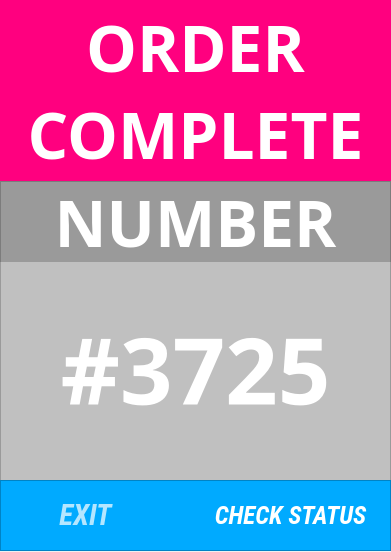
<?xml version="1.0" encoding="UTF-8"?>
<ui version="4.0">
 <class>Form</class>
 <widget class="QWidget" name="Form">
  <property name="geometry">
   <rect>
    <x>0</x>
    <y>0</y>
    <width>391</width>
    <height>552</height>
   </rect>
  </property>
  <property name="sizePolicy">
   <sizepolicy hsizetype="Fixed" vsizetype="Fixed">
    <horstretch>0</horstretch>
    <verstretch>0</verstretch>
   </sizepolicy>
  </property>
  <property name="minimumSize">
   <size>
    <width>391</width>
    <height>552</height>
   </size>
  </property>
  <property name="windowTitle">
   <string>Form</string>
  </property>
  <property name="styleSheet">
   <string notr="true"/>
  </property>
  <widget class="QLabel" name="Logo">
   <property name="geometry">
    <rect>
     <x>0</x>
     <y>0</y>
     <width>391</width>
     <height>181</height>
    </rect>
   </property>
   <property name="sizePolicy">
    <sizepolicy hsizetype="Fixed" vsizetype="Preferred">
     <horstretch>0</horstretch>
     <verstretch>0</verstretch>
    </sizepolicy>
   </property>
   <property name="palette">
    <palette>
     <active>
      <colorrole role="WindowText">
       <brush brushstyle="SolidPattern">
        <color alpha="255">
         <red>255</red>
         <green>255</green>
         <blue>255</blue>
        </color>
       </brush>
      </colorrole>
      <colorrole role="Button">
       <brush brushstyle="SolidPattern">
        <color alpha="255">
         <red>255</red>
         <green>0</green>
         <blue>127</blue>
        </color>
       </brush>
      </colorrole>
      <colorrole role="Text">
       <brush brushstyle="SolidPattern">
        <color alpha="255">
         <red>255</red>
         <green>255</green>
         <blue>255</blue>
        </color>
       </brush>
      </colorrole>
      <colorrole role="ButtonText">
       <brush brushstyle="SolidPattern">
        <color alpha="255">
         <red>255</red>
         <green>255</green>
         <blue>255</blue>
        </color>
       </brush>
      </colorrole>
      <colorrole role="Base">
       <brush brushstyle="SolidPattern">
        <color alpha="255">
         <red>255</red>
         <green>0</green>
         <blue>127</blue>
        </color>
       </brush>
      </colorrole>
      <colorrole role="Window">
       <brush brushstyle="SolidPattern">
        <color alpha="255">
         <red>255</red>
         <green>0</green>
         <blue>127</blue>
        </color>
       </brush>
      </colorrole>
     </active>
     <inactive>
      <colorrole role="WindowText">
       <brush brushstyle="SolidPattern">
        <color alpha="255">
         <red>255</red>
         <green>255</green>
         <blue>255</blue>
        </color>
       </brush>
      </colorrole>
      <colorrole role="Button">
       <brush brushstyle="SolidPattern">
        <color alpha="255">
         <red>255</red>
         <green>0</green>
         <blue>127</blue>
        </color>
       </brush>
      </colorrole>
      <colorrole role="Text">
       <brush brushstyle="SolidPattern">
        <color alpha="255">
         <red>255</red>
         <green>255</green>
         <blue>255</blue>
        </color>
       </brush>
      </colorrole>
      <colorrole role="ButtonText">
       <brush brushstyle="SolidPattern">
        <color alpha="255">
         <red>255</red>
         <green>255</green>
         <blue>255</blue>
        </color>
       </brush>
      </colorrole>
      <colorrole role="Base">
       <brush brushstyle="SolidPattern">
        <color alpha="255">
         <red>255</red>
         <green>0</green>
         <blue>127</blue>
        </color>
       </brush>
      </colorrole>
      <colorrole role="Window">
       <brush brushstyle="SolidPattern">
        <color alpha="255">
         <red>255</red>
         <green>0</green>
         <blue>127</blue>
        </color>
       </brush>
      </colorrole>
     </inactive>
     <disabled>
      <colorrole role="WindowText">
       <brush brushstyle="SolidPattern">
        <color alpha="255">
         <red>255</red>
         <green>255</green>
         <blue>255</blue>
        </color>
       </brush>
      </colorrole>
      <colorrole role="Button">
       <brush brushstyle="SolidPattern">
        <color alpha="255">
         <red>255</red>
         <green>0</green>
         <blue>127</blue>
        </color>
       </brush>
      </colorrole>
      <colorrole role="Text">
       <brush brushstyle="SolidPattern">
        <color alpha="255">
         <red>255</red>
         <green>255</green>
         <blue>255</blue>
        </color>
       </brush>
      </colorrole>
      <colorrole role="ButtonText">
       <brush brushstyle="SolidPattern">
        <color alpha="255">
         <red>255</red>
         <green>255</green>
         <blue>255</blue>
        </color>
       </brush>
      </colorrole>
      <colorrole role="Base">
       <brush brushstyle="SolidPattern">
        <color alpha="255">
         <red>255</red>
         <green>0</green>
         <blue>127</blue>
        </color>
       </brush>
      </colorrole>
      <colorrole role="Window">
       <brush brushstyle="SolidPattern">
        <color alpha="255">
         <red>255</red>
         <green>0</green>
         <blue>127</blue>
        </color>
       </brush>
      </colorrole>
     </disabled>
    </palette>
   </property>
   <property name="font">
    <font>
     <family>Myriad Pro Cond</family>
     <pointsize>48</pointsize>
     <weight>75</weight>
     <italic>false</italic>
     <bold>true</bold>
     <underline>false</underline>
     <strikeout>false</strikeout>
     <stylestrategy>PreferAntialias</stylestrategy>
    </font>
   </property>
   <property name="toolTip">
    <string/>
   </property>
   <property name="styleSheet">
    <string notr="true">background-color: rgb(255, 0, 127);
color: rgb(255,255, 255);</string>
   </property>
   <property name="frameShape">
    <enum>QFrame::NoFrame</enum>
   </property>
   <property name="frameShadow">
    <enum>QFrame::Sunken</enum>
   </property>
   <property name="text">
    <string>ORDER
COMPLETE</string>
   </property>
   <property name="scaledContents">
    <bool>false</bool>
   </property>
   <property name="alignment">
    <set>Qt::AlignCenter</set>
   </property>
  </widget>
  <widget class="QLabel" name="Logo_2">
   <property name="geometry">
    <rect>
     <x>0</x>
     <y>181</y>
     <width>391</width>
     <height>81</height>
    </rect>
   </property>
   <property name="sizePolicy">
    <sizepolicy hsizetype="Fixed" vsizetype="Preferred">
     <horstretch>0</horstretch>
     <verstretch>0</verstretch>
    </sizepolicy>
   </property>
   <property name="palette">
    <palette>
     <active>
      <colorrole role="WindowText">
       <brush brushstyle="SolidPattern">
        <color alpha="255">
         <red>255</red>
         <green>255</green>
         <blue>255</blue>
        </color>
       </brush>
      </colorrole>
      <colorrole role="Button">
       <brush brushstyle="SolidPattern">
        <color alpha="50">
         <red>0</red>
         <green>0</green>
         <blue>1</blue>
        </color>
       </brush>
      </colorrole>
      <colorrole role="Text">
       <brush brushstyle="SolidPattern">
        <color alpha="255">
         <red>255</red>
         <green>255</green>
         <blue>255</blue>
        </color>
       </brush>
      </colorrole>
      <colorrole role="ButtonText">
       <brush brushstyle="SolidPattern">
        <color alpha="255">
         <red>255</red>
         <green>255</green>
         <blue>255</blue>
        </color>
       </brush>
      </colorrole>
      <colorrole role="Base">
       <brush brushstyle="SolidPattern">
        <color alpha="50">
         <red>0</red>
         <green>0</green>
         <blue>1</blue>
        </color>
       </brush>
      </colorrole>
      <colorrole role="Window">
       <brush brushstyle="SolidPattern">
        <color alpha="50">
         <red>0</red>
         <green>0</green>
         <blue>1</blue>
        </color>
       </brush>
      </colorrole>
     </active>
     <inactive>
      <colorrole role="WindowText">
       <brush brushstyle="SolidPattern">
        <color alpha="255">
         <red>255</red>
         <green>255</green>
         <blue>255</blue>
        </color>
       </brush>
      </colorrole>
      <colorrole role="Button">
       <brush brushstyle="SolidPattern">
        <color alpha="50">
         <red>0</red>
         <green>0</green>
         <blue>1</blue>
        </color>
       </brush>
      </colorrole>
      <colorrole role="Text">
       <brush brushstyle="SolidPattern">
        <color alpha="255">
         <red>255</red>
         <green>255</green>
         <blue>255</blue>
        </color>
       </brush>
      </colorrole>
      <colorrole role="ButtonText">
       <brush brushstyle="SolidPattern">
        <color alpha="255">
         <red>255</red>
         <green>255</green>
         <blue>255</blue>
        </color>
       </brush>
      </colorrole>
      <colorrole role="Base">
       <brush brushstyle="SolidPattern">
        <color alpha="50">
         <red>0</red>
         <green>0</green>
         <blue>1</blue>
        </color>
       </brush>
      </colorrole>
      <colorrole role="Window">
       <brush brushstyle="SolidPattern">
        <color alpha="50">
         <red>0</red>
         <green>0</green>
         <blue>1</blue>
        </color>
       </brush>
      </colorrole>
     </inactive>
     <disabled>
      <colorrole role="WindowText">
       <brush brushstyle="SolidPattern">
        <color alpha="255">
         <red>255</red>
         <green>255</green>
         <blue>255</blue>
        </color>
       </brush>
      </colorrole>
      <colorrole role="Button">
       <brush brushstyle="SolidPattern">
        <color alpha="50">
         <red>0</red>
         <green>0</green>
         <blue>1</blue>
        </color>
       </brush>
      </colorrole>
      <colorrole role="Text">
       <brush brushstyle="SolidPattern">
        <color alpha="255">
         <red>255</red>
         <green>255</green>
         <blue>255</blue>
        </color>
       </brush>
      </colorrole>
      <colorrole role="ButtonText">
       <brush brushstyle="SolidPattern">
        <color alpha="255">
         <red>255</red>
         <green>255</green>
         <blue>255</blue>
        </color>
       </brush>
      </colorrole>
      <colorrole role="Base">
       <brush brushstyle="SolidPattern">
        <color alpha="50">
         <red>0</red>
         <green>0</green>
         <blue>1</blue>
        </color>
       </brush>
      </colorrole>
      <colorrole role="Window">
       <brush brushstyle="SolidPattern">
        <color alpha="50">
         <red>0</red>
         <green>0</green>
         <blue>1</blue>
        </color>
       </brush>
      </colorrole>
     </disabled>
    </palette>
   </property>
   <property name="font">
    <font>
     <family>Myriad Pro Cond</family>
     <pointsize>48</pointsize>
     <weight>75</weight>
     <italic>false</italic>
     <bold>true</bold>
     <underline>false</underline>
     <strikeout>false</strikeout>
     <stylestrategy>PreferAntialias</stylestrategy>
    </font>
   </property>
   <property name="toolTip">
    <string/>
   </property>
   <property name="styleSheet">
    <string notr="true">background-color: rgba(0, 0,1, 50);
color: rgb(255,255, 255);</string>
   </property>
   <property name="frameShape">
    <enum>QFrame::NoFrame</enum>
   </property>
   <property name="frameShadow">
    <enum>QFrame::Sunken</enum>
   </property>
   <property name="text">
    <string>NUMBER</string>
   </property>
   <property name="scaledContents">
    <bool>false</bool>
   </property>
   <property name="alignment">
    <set>Qt::AlignCenter</set>
   </property>
  </widget>
  <widget class="QLabel" name="Number">
   <property name="geometry">
    <rect>
     <x>0</x>
     <y>258</y>
     <width>391</width>
     <height>221</height>
    </rect>
   </property>
   <property name="sizePolicy">
    <sizepolicy hsizetype="Fixed" vsizetype="Preferred">
     <horstretch>0</horstretch>
     <verstretch>0</verstretch>
    </sizepolicy>
   </property>
   <property name="palette">
    <palette>
     <active>
      <colorrole role="WindowText">
       <brush brushstyle="SolidPattern">
        <color alpha="255">
         <red>255</red>
         <green>255</green>
         <blue>255</blue>
        </color>
       </brush>
      </colorrole>
      <colorrole role="Button">
       <brush brushstyle="SolidPattern">
        <color alpha="50">
         <red>0</red>
         <green>0</green>
         <blue>1</blue>
        </color>
       </brush>
      </colorrole>
      <colorrole role="Text">
       <brush brushstyle="SolidPattern">
        <color alpha="255">
         <red>255</red>
         <green>255</green>
         <blue>255</blue>
        </color>
       </brush>
      </colorrole>
      <colorrole role="ButtonText">
       <brush brushstyle="SolidPattern">
        <color alpha="255">
         <red>255</red>
         <green>255</green>
         <blue>255</blue>
        </color>
       </brush>
      </colorrole>
      <colorrole role="Base">
       <brush brushstyle="SolidPattern">
        <color alpha="50">
         <red>0</red>
         <green>0</green>
         <blue>1</blue>
        </color>
       </brush>
      </colorrole>
      <colorrole role="Window">
       <brush brushstyle="SolidPattern">
        <color alpha="50">
         <red>0</red>
         <green>0</green>
         <blue>1</blue>
        </color>
       </brush>
      </colorrole>
     </active>
     <inactive>
      <colorrole role="WindowText">
       <brush brushstyle="SolidPattern">
        <color alpha="255">
         <red>255</red>
         <green>255</green>
         <blue>255</blue>
        </color>
       </brush>
      </colorrole>
      <colorrole role="Button">
       <brush brushstyle="SolidPattern">
        <color alpha="50">
         <red>0</red>
         <green>0</green>
         <blue>1</blue>
        </color>
       </brush>
      </colorrole>
      <colorrole role="Text">
       <brush brushstyle="SolidPattern">
        <color alpha="255">
         <red>255</red>
         <green>255</green>
         <blue>255</blue>
        </color>
       </brush>
      </colorrole>
      <colorrole role="ButtonText">
       <brush brushstyle="SolidPattern">
        <color alpha="255">
         <red>255</red>
         <green>255</green>
         <blue>255</blue>
        </color>
       </brush>
      </colorrole>
      <colorrole role="Base">
       <brush brushstyle="SolidPattern">
        <color alpha="50">
         <red>0</red>
         <green>0</green>
         <blue>1</blue>
        </color>
       </brush>
      </colorrole>
      <colorrole role="Window">
       <brush brushstyle="SolidPattern">
        <color alpha="50">
         <red>0</red>
         <green>0</green>
         <blue>1</blue>
        </color>
       </brush>
      </colorrole>
     </inactive>
     <disabled>
      <colorrole role="WindowText">
       <brush brushstyle="SolidPattern">
        <color alpha="255">
         <red>255</red>
         <green>255</green>
         <blue>255</blue>
        </color>
       </brush>
      </colorrole>
      <colorrole role="Button">
       <brush brushstyle="SolidPattern">
        <color alpha="50">
         <red>0</red>
         <green>0</green>
         <blue>1</blue>
        </color>
       </brush>
      </colorrole>
      <colorrole role="Text">
       <brush brushstyle="SolidPattern">
        <color alpha="255">
         <red>255</red>
         <green>255</green>
         <blue>255</blue>
        </color>
       </brush>
      </colorrole>
      <colorrole role="ButtonText">
       <brush brushstyle="SolidPattern">
        <color alpha="255">
         <red>255</red>
         <green>255</green>
         <blue>255</blue>
        </color>
       </brush>
      </colorrole>
      <colorrole role="Base">
       <brush brushstyle="SolidPattern">
        <color alpha="50">
         <red>0</red>
         <green>0</green>
         <blue>1</blue>
        </color>
       </brush>
      </colorrole>
      <colorrole role="Window">
       <brush brushstyle="SolidPattern">
        <color alpha="50">
         <red>0</red>
         <green>0</green>
         <blue>1</blue>
        </color>
       </brush>
      </colorrole>
     </disabled>
    </palette>
   </property>
   <property name="font">
    <font>
     <family>Myriad Pro Cond</family>
     <pointsize>69</pointsize>
     <weight>75</weight>
     <italic>false</italic>
     <bold>true</bold>
     <underline>false</underline>
     <strikeout>false</strikeout>
     <stylestrategy>PreferAntialias</stylestrategy>
    </font>
   </property>
   <property name="toolTip">
    <string/>
   </property>
   <property name="styleSheet">
    <string notr="true"/>
   </property>
   <property name="frameShape">
    <enum>QFrame::NoFrame</enum>
   </property>
   <property name="frameShadow">
    <enum>QFrame::Sunken</enum>
   </property>
   <property name="text">
    <string>#3725</string>
   </property>
   <property name="scaledContents">
    <bool>false</bool>
   </property>
   <property name="alignment">
    <set>Qt::AlignCenter</set>
   </property>
  </widget>
  <widget class="QFrame" name="frame">
   <property name="geometry">
    <rect>
     <x>0</x>
     <y>181</y>
     <width>391</width>
     <height>311</height>
    </rect>
   </property>
   <property name="sizePolicy">
    <sizepolicy hsizetype="Fixed" vsizetype="Preferred">
     <horstretch>0</horstretch>
     <verstretch>0</verstretch>
    </sizepolicy>
   </property>
   <property name="styleSheet">
    <string notr="true">background-color: rgba(0, 0,1, 50);</string>
   </property>
   <property name="frameShape">
    <enum>QFrame::StyledPanel</enum>
   </property>
   <property name="frameShadow">
    <enum>QFrame::Raised</enum>
   </property>
  </widget>
  <widget class="QFrame" name="frame_2">
   <property name="geometry">
    <rect>
     <x>0</x>
     <y>480</y>
     <width>391</width>
     <height>71</height>
    </rect>
   </property>
   <property name="sizePolicy">
    <sizepolicy hsizetype="Fixed" vsizetype="Preferred">
     <horstretch>0</horstretch>
     <verstretch>0</verstretch>
    </sizepolicy>
   </property>
   <property name="styleSheet">
    <string notr="true">background-color: rgb(0, 170, 255);</string>
   </property>
   <property name="frameShape">
    <enum>QFrame::StyledPanel</enum>
   </property>
   <property name="frameShadow">
    <enum>QFrame::Raised</enum>
   </property>
   <widget class="QPushButton" name="Back">
    <property name="enabled">
     <bool>true</bool>
    </property>
    <property name="geometry">
     <rect>
      <x>0</x>
      <y>0</y>
      <width>171</width>
      <height>71</height>
     </rect>
    </property>
    <property name="sizePolicy">
     <sizepolicy hsizetype="Fixed" vsizetype="Fixed">
      <horstretch>0</horstretch>
      <verstretch>0</verstretch>
     </sizepolicy>
    </property>
    <property name="font">
     <font>
      <family>Roboto Condensed</family>
      <pointsize>22</pointsize>
      <weight>75</weight>
      <italic>true</italic>
      <bold>true</bold>
     </font>
    </property>
    <property name="toolTip">
     <string/>
    </property>
    <property name="autoFillBackground">
     <bool>false</bool>
    </property>
    <property name="styleSheet">
     <string notr="true">color: rgb(255, 255, 255,180);
border-color: rgb(255, 255, 255);</string>
    </property>
    <property name="text">
     <string>EXIT</string>
    </property>
    <property name="autoDefault">
     <bool>false</bool>
    </property>
    <property name="default">
     <bool>false</bool>
    </property>
    <property name="flat">
     <bool>true</bool>
    </property>
   </widget>
   <widget class="QPushButton" name="Next">
    <property name="geometry">
     <rect>
      <x>190</x>
      <y>0</y>
      <width>201</width>
      <height>71</height>
     </rect>
    </property>
    <property name="sizePolicy">
     <sizepolicy hsizetype="Fixed" vsizetype="Fixed">
      <horstretch>0</horstretch>
      <verstretch>0</verstretch>
     </sizepolicy>
    </property>
    <property name="font">
     <font>
      <family>Roboto Condensed</family>
      <pointsize>19</pointsize>
      <weight>75</weight>
      <italic>true</italic>
      <bold>true</bold>
     </font>
    </property>
    <property name="toolTip">
     <string/>
    </property>
    <property name="autoFillBackground">
     <bool>false</bool>
    </property>
    <property name="styleSheet">
     <string notr="true">color: rgb(255, 255, 255);</string>
    </property>
    <property name="text">
     <string>CHECK STATUS</string>
    </property>
    <property name="autoDefault">
     <bool>false</bool>
    </property>
    <property name="default">
     <bool>false</bool>
    </property>
    <property name="flat">
     <bool>true</bool>
    </property>
   </widget>
  </widget>
  <zorder>frame</zorder>
  <zorder>Logo</zorder>
  <zorder>Logo_2</zorder>
  <zorder>Number</zorder>
  <zorder>frame_2</zorder>
 </widget>
 <resources/>
 <connections/>
</ui>
